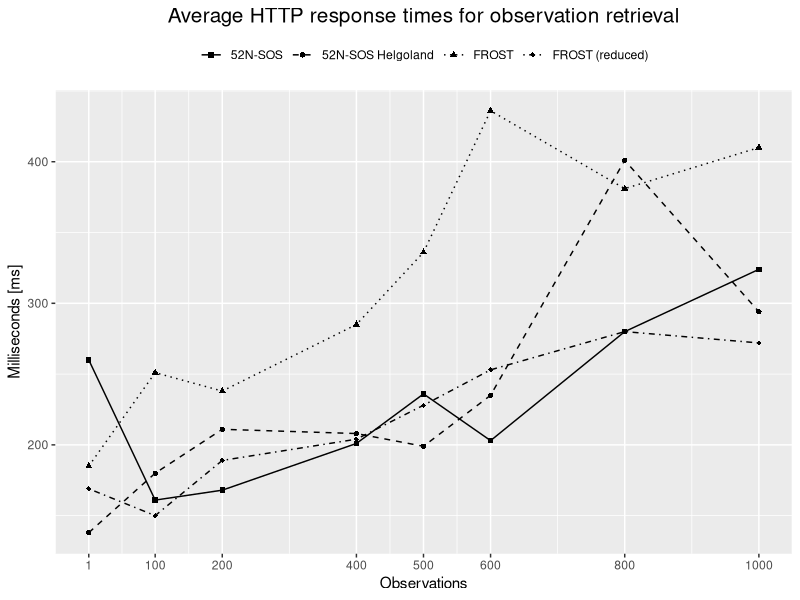
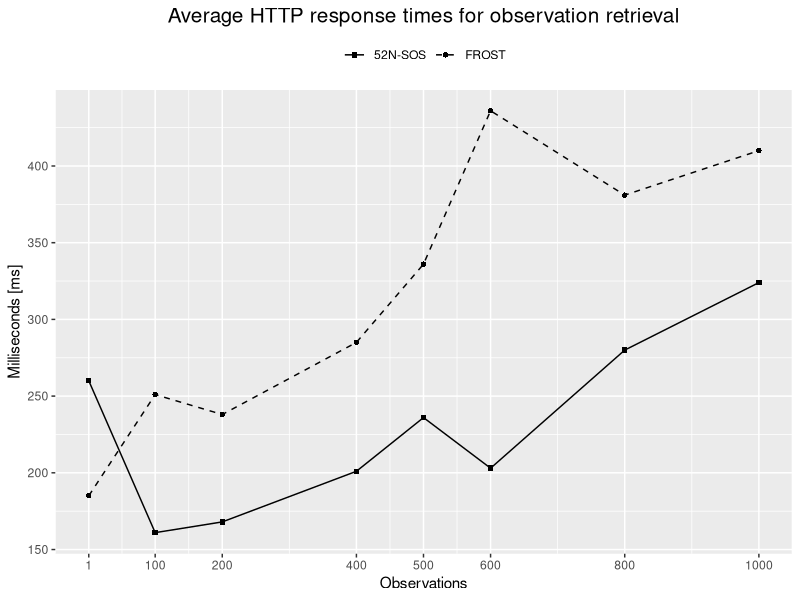
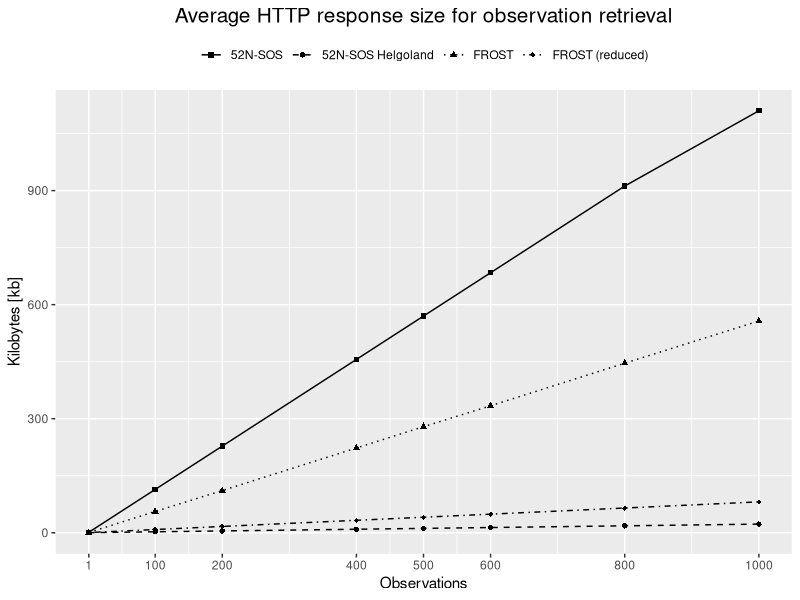
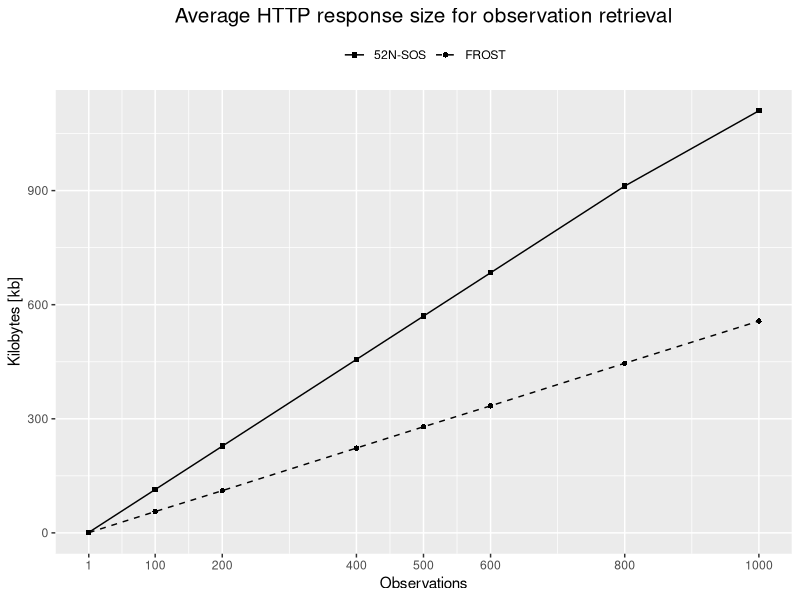

These charts were generated, in order, by the following R code:
library(ggplot2)

# General Data
observations = c(1,100,200,400,500,600,800,1000)
breakPointsExtre = c(1,100,200,300,400,500,600,700,800,900,1000)
webServices = c(rep("52N-SOS",8), rep("FROST",8), rep("52N-SOS Helgoland",8),  rep("FROST (reduced)",8))

# Response Times Data
time_sos = c(260,161,168,201,236,203,280,324)
time_helgoSOS = c(138,180,211,208,199,235,401,294)
time_frost = c(185,251,238,285,336,436,381,410)
time_frostMin = c(169,150,189,204,228,253,280,272)

timesPlain = c(time_sos,time_frost)
timesMin = c(time_helgoSOS,time_frostMin)
times = c(timesPlain,timesMin)
  
respTimePlain = data.frame(ws=webServices[c(1:16)],obs=rep(observations,2),t=timesPlain)
respTimesMin = data.frame(ws=webServices[c(17:32)],obs=rep(observations,2),t=timesMin)
respTime = data.frame(ws=webServices,obs=rep(observations,4),t=times)




# Response Size Data
size_sos = c(1.25,114,228,456,570,684,912,1110)
size_helgoSOS = c(0.34,2.56,4.8,9.29,11.54,13.79,18.28,22.77)
size_frost = c(0.593,56,111,223,279,334,446,557 )
size_frostMin = c(0.567,8.55,16.64,32.8,40.88,48.96,65.12,81.28)

sizesPlain = c(size_sos,size_frost)
sizesMin = c(size_helgoSOS,size_frostMin)
sizes = c(sizesPlain,sizesMin)

respSizePlain = data.frame(ws=webServices[c(1:16)],obs=rep(observations,2),s=sizesPlain)
respSizeMin = data.frame(ws=webServices[c(17:32)],obs=rep(observations,2),s=sizesMin)
respSize = data.frame(ws=webServices,obs=observations,s=sizes)


# Plots

# Response Time
ggsave(filename = "D:/Bulk/Uni/UJI_2.0/MasterThesis/images/respTimePlot.png", 
       ggplot(data=respTime,aes(x=obs, y=t)) + 
         ggtitle("Average HTTP response times for observation retrieval") +
         geom_line(aes(linetype=ws)) + 
         geom_point(aes(shape=ws)) + 
         scale_x_continuous(breaks = observations) + 
         scale_linetype_manual("Web Services", values = c(1:4)) +
         scale_shape_manual("Web Services", values = c(15:18)) +
         labs(x='Observations', y='Milliseconds [ms]') + 
         guides(guide_legend()) + 
         theme(plot.title = element_text(size = 15,hjust = 0.5),
               legend.key = element_blank(), 
               legend.position = "top", 
               legend.title = element_blank(),
               legend.box.just = "left"), 
       width = 8, height = 5, dpi = 300, units = "in", device='png')

# Response Time
ggsave(filename = "D:/Bulk/Uni/UJI_2.0/MasterThesis/images/respTimePlotPlain.png", 
       ggplot(data=respTimePlain,aes(x=obs, y=t)) + 
         ggtitle("Average HTTP response times for observation retrieval") +
         geom_line(aes(linetype=ws)) + 
         geom_point(aes(shape=ws)) + 
         scale_x_continuous(breaks = observations) + 
         scale_linetype_manual("Web Services", values = c(1:4)) +
         scale_shape_manual("Web Services", values = c(15:18)) +
         labs(x='Observations', y='Milliseconds [ms]') + 
         guides(guide_legend()) + 
         theme(plot.title = element_text(size = 15,hjust = 0.5),
               legend.key = element_blank(), 
               legend.position = "top", 
               legend.title = element_blank(),
               legend.box.just = "left"), 
       width = 8, height = 5, dpi = 300, units = "in", device='png')

ggsave(filename = "D:/Bulk/Uni/UJI_2.0/MasterThesis/images/respSizePlot.png", 
       ggplot(data=respSize,aes(x=obs, y=s)) + 
         ggtitle("Average HTTP response size for observation retrieval") +
         geom_line(aes(linetype=ws)) + 
         geom_point(aes(shape=ws)) + 
         scale_x_continuous(breaks = observations) + 
         scale_linetype_manual("Web Services", values = c(1:4)) +
         scale_shape_manual("Web Services", values = c(15:18)) +
         labs(x='Observations', y='Kilobytes [kb]') + 
         guides(guide_legend()) + 
         theme(plot.title = element_text(size = 15,hjust = 0.5),
               legend.key = element_blank(), 
               legend.position = "top", 
               legend.title = element_blank(),
               legend.box.just = "left"), 
       width = 8, height = 5, dpi = 300, units = "in", device='png')

ggsave(filename = "D:/Bulk/Uni/UJI_2.0/MasterThesis/images/respSizePlotPlain.png", 
       ggplot(data=respSizePlain,aes(x=obs, y=s)) + 
         ggtitle("Average HTTP response size for observation retrieval") +
         geom_line(aes(linetype=ws)) + 
         geom_point(aes(shape=ws)) + 
         scale_x_continuous(breaks = observations) + 
         scale_linetype_manual("Web Services", values = c(1:4)) +
         scale_shape_manual("Web Services", values = c(15:18)) +
         labs(x='Observations', y='Kilobytes [kb]') + 
         guides(guide_legend()) + 
         theme(plot.title = element_text(size = 15,hjust = 0.5),
               legend.key = element_blank(), 
               legend.position = "top", 
               legend.title = element_blank(),
               legend.box.just = "left"), 
       width = 8, height = 5, dpi = 300, units = "in", device='png')

  

